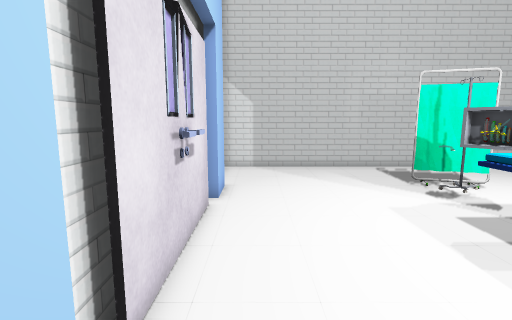
view 1 (above)

14 first-person views from a walk through a 3-D level made in the Unity game engine. The camera is 1.4 m above the floor, tilts 8° down and sees 85° across. The floor is counted in squares, 0.5 m on a side. Each view is taken from the middle of a square. On the plan, view 1 faces up. The plan holds only what a view shows up to about 19 squares ahead; the rest is blank. The player character is not drawn. Some animated figures are left out.

view 2
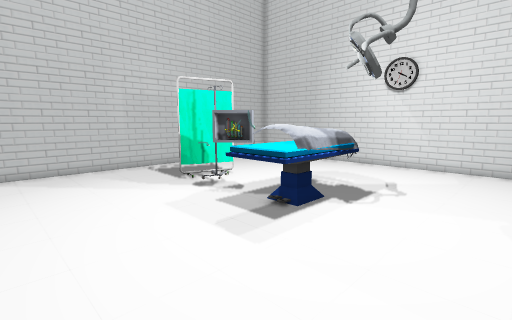

view 3
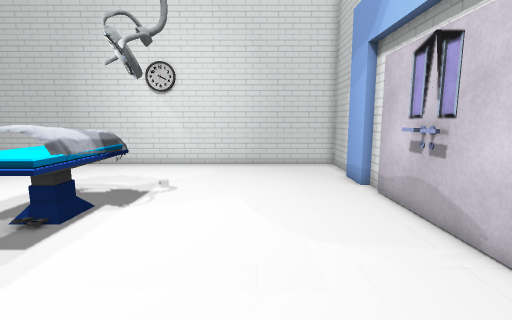

view 4
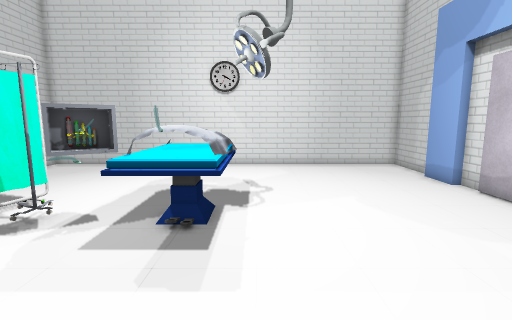

view 5
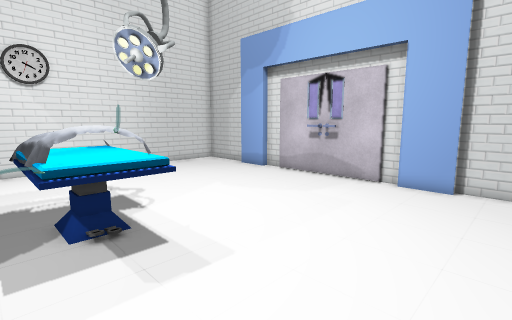

view 6
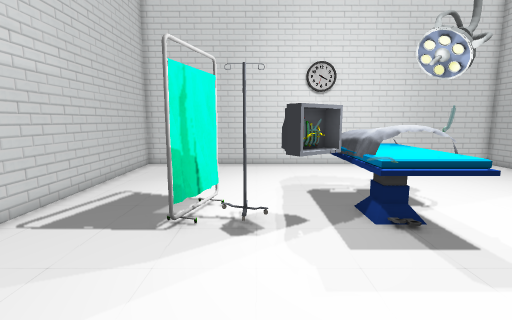

view 7
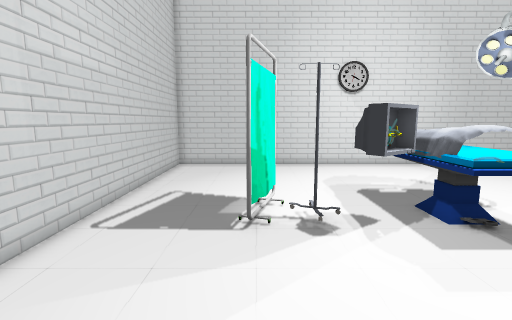

view 8
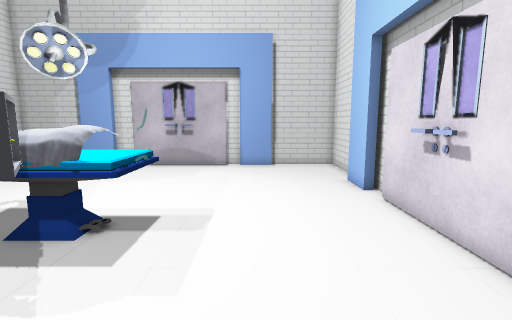

view 9
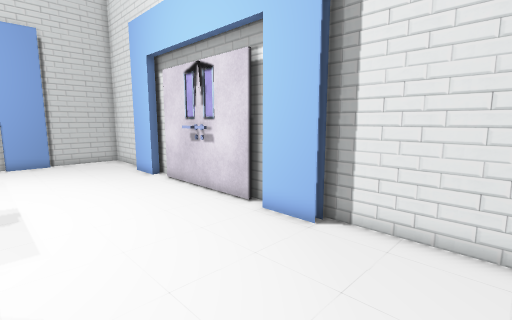

view 10
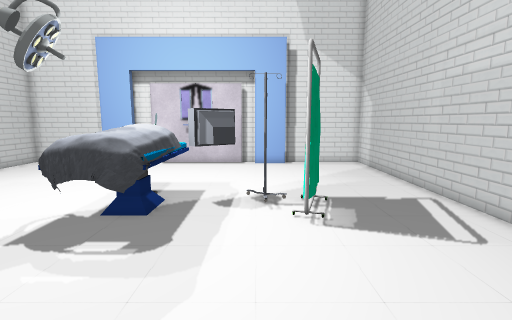

view 11
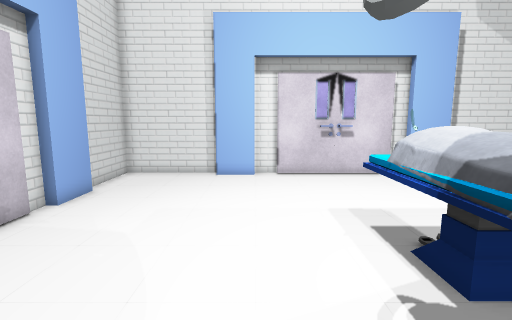

view 12
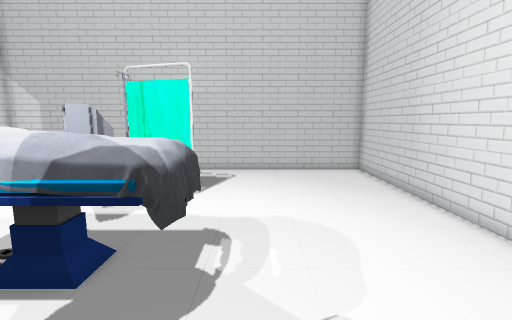

view 13
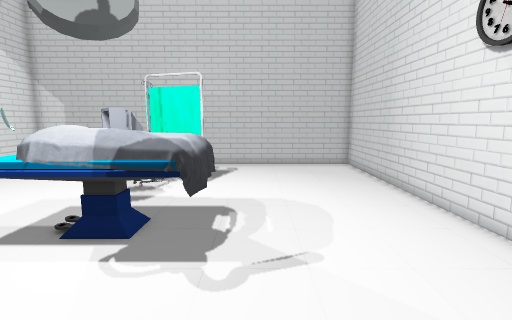

view 14
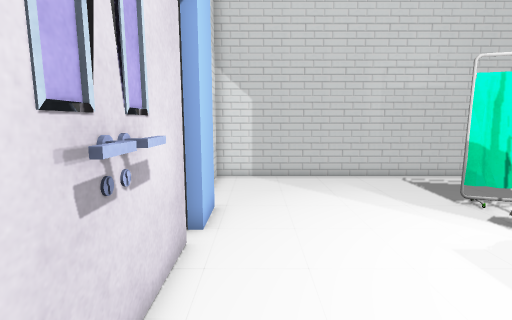

### Floor plan
Points are (right, up) in squares from view 1. A wall is a line through its corners. A room is listed if a view was taken in it or the views show most of it. See-through windows are left out.
Room 1 (views 1, 2, 3, 4, 5, 6, 7, 8, 9, 10, 11, 12, 13, 14)
walls: (-1.4, 6) (-1.4, 5.3); (-1.4, 7) (-1.4, 6.2); (-1.6, 9.1) (-1.6, 3); (-2, 3.8) (-2, 1.4); (-1.4, 1.9) (-1.4, -0.1); (8, -4.6) (8.7, -4.6); (7, -4.6) (7.7, -4.6); (-2, 9.9) (-2, 8.8); (8.1, -5) (9.1, -5); (-1.4, 12) (-1.4, 9.9); (4.8, -4.8) (10.9, -4.8); (12, -4.6) (14, -4.6); (10.8, -5) (12, -5); (4, -5) (5, -5); (-2, -0.1) (-2, -5) (2.1, -5); (1.9, -4.6) (4, -4.6); (14.1, -5) (18, -5) (18, 17) (-2, 17) (-2, 11.8)
objects: other object (5, 8); other object (6, 5) to (10, 7); TV (6, 6); TV (7, 8) to (8, 9); other object (7, 11) to (10, 12); other object (8, 5) to (11, 7)

Where each view was taken, in squares from view 1:
view 1: 0 up, 0 right, facing up
view 2: 0 up, 0 right, facing up-right
view 3: 0 up, 0 right, facing right
view 4: 4 up, 0 right, facing right
view 5: 8 up, 0 right, facing down-right
view 6: 10 up, 0 right, facing right
view 7: 12 up, 0 right, facing right
view 8: 13 up, 3 right, facing down
view 9: 16 up, 5 right, facing down-left
view 10: 10 up, 17 right, facing left
view 11: 2 up, 13 right, facing left
view 12: 1 up, 12 right, facing up
view 13: 1 down, 12 right, facing up
view 14: 3 up, 0 right, facing up
